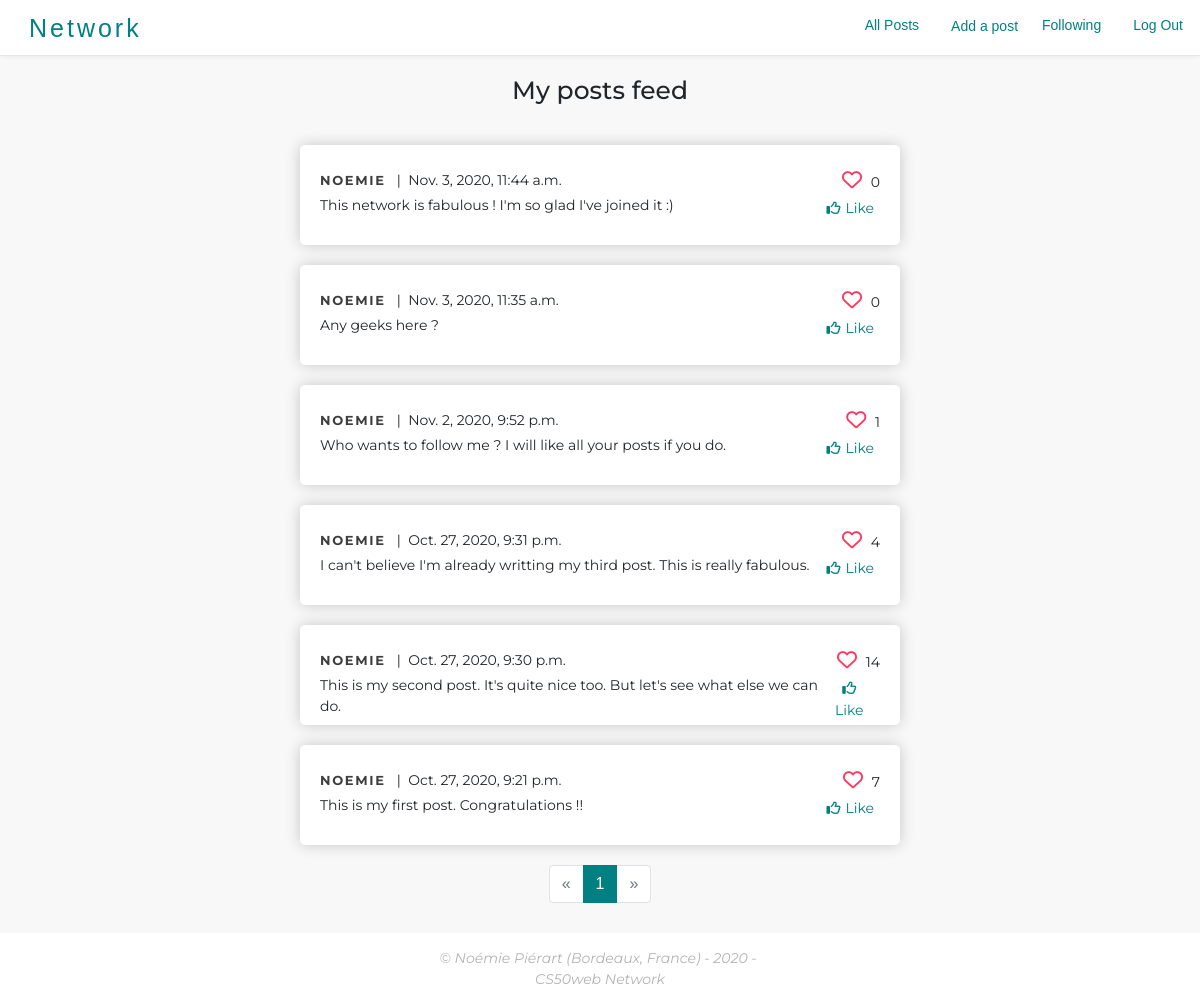
The page /3/following (signed in) on the database its author committed.
### network/models.py (models this page shows, shortened)
class Post(models.Model):
	post_author = models.ForeignKey(User, on_delete=models.CASCADE, related_name="post_author")
	likes_count = models.IntegerField()
	date = models.DateTimeField(default=datetime.now, blank=True)
	content = models.TextField()
	class Meta:
		ordering = ['-date']

class User(AbstractUser):
	followers_count = models.IntegerField(default=0)
	following_count = models.IntegerField(default=0)

### network/views.py (the view)
# urls.py: path("<int:user_id>/following", views.following, name="following"),
@login_required
def following(request, user_id):
    connections = Connection.objects.filter(following_user=user_id, connection_is_active=True)
    followed_users = []
    for connection in connections :
        followed_users.append(connection.followed_user)
    posts = []
    for user in followed_users :
        for post in Post.objects.filter(post_author=user) :
            posts.append(post)
    paginator = Paginator(posts, 10)
    page_number = request.GET.get('page')
    page_obj = paginator.get_page(page_number)
    return render(request, "network/following.html", {
        "page_obj": page_obj
    })

### network/templates/network/following.html (shortened to what this page needs)
{% extends "network/layout.html" %}
{% block body %}
    <h2 class="section-title">My posts feed </h2>
		{% for post in page_obj %}
			<div class="post-card" >
				<div class="d-flex justify-content-between">
					<div class="d-flex justify-content-start align-items-center">
						<p><span><a href="{% url 'show_user' post.post_author.id %}" class="post-card-username"><strong>{{post.post_author}}</strong></a>   |  {{post.date}}</span></p>
					</div>
           			<p class="total-likes"><i class="far fa-heart"></i> {{post.likes_count}}</p>
           		</div>
	            <div class="d-flex justify-content-between">
	            	<p>{{post.content}}</p>
	            	{% if user.is_authenticated %}
	            		<form action="{% url 'like' post.id %}" method="POST">
	            			{% if post in liked_posts %}
    							<button class="like_btn" type="submit"><i class="far fa-thumbs-down"></i>Unlike</button>
    						{% else %}
	    						<button class="like_btn" type="submit"><i class="far fa-thumbs-up"></i>Like</button>
    						{% endif %}
						</form>
					{% endif %}
				</div>
			</div>
		{% endfor %}
		<ul class="pagination justify-content-center">
		    {% if page_obj.has_previous %}
      			<li class="page-item"><a class="page-link" href="?page={{ page_obj.previous_page_number }}">&laquo;</a></li>
		    {% else %}
      			<li class="disabled page-item"><a class="page-link" href="#">&laquo;</a></li>
    		{% endif %}
		    {% for num in page_obj.paginator.page_range %}
      			{% ifequal num page_obj.number %}
        			<li class="active page-item"><a class="page-link" href="#">{{ num }}<span class="sr-only">(current)</span></a></li>
      			{% else %}
        			<li class="page-item"><a class="page-link" href="?page={{ num }}">{{ num }}</a></li>
      			{% endifequal %}
    		{% endfor %}
		    {% if page_obj.has_next %}
      			<li class="page-item"><a class="page-link" href="?page={{ page_obj.next_page_number }}">&raquo;</a></li>
    		{% else %}
      			<li class="disabled page-item"><a class="page-link" href="#">&raquo;</a></li>
    		{% endif %}
  		</ul>
{% endblock %}

### network/static/network/styles.css (style rules this page uses)
body { background-color: #F8F8F8; font-family: 'Amiri', sans-serif; position: relative; min-height: 100vh; text-decoration: none !important; }
h2 { text-align: center; font-size: 25px; padding: 20px; }
.section-title { text-align: center; font-family: 'Montserrat', sans-serif; }
i { color: #FF3860; font-size: 20px; border-radius: 5%; padding: 5px; }
.like_btn, .fa-thumbs-down, .fa-thumbs-up, .fa-edit { color: #008081 ; background: none !important; border: none !important; font-size: 14px }
a { text-decoration: none !important }
p { padding: 0px; margin: 0px; font-size: 14px; font-family: 'Montserrat', sans-serif; white-space: pre-wrap; }
.page-link { color: #008081 ; }
.page-item.active .page-link { z-index: 3; color: #fff; background-color: #008081; border-color: #008081 }

### network/static/network/components/post-card.css (style rules this page uses)
.post-card { overflow: hidden; height: 100px; background: white; box-shadow: 0 0 15px rgba(0,0,0,0.2); margin: 20px auto; max-width: 600px; font-family: 'Montserrat', sans-serif; border-radius: 5px; padding: 20px; }
.post-card-username { text-transform: uppercase; font-size: 13px; letter-spacing: 0.13em; color: #3e3e3e; text-decoration: none !important; }

### rows shown on the page
Post: post_author "NOEMIE", date "Nov. 3, 2020, 11:44 a.m.", likes_count "0", content "This network is fabulous ! I'm so glad I've joined it :)"
Post: post_author "NOEMIE", date "Nov. 3, 2020, 11:35 a.m.", likes_count "0", content "Any geeks here ?"
Post: post_author "NOEMIE", date "Nov. 2, 2020, 9:52 p.m.", likes_count "1", content "Who wants to follow me ? I will like all your posts if you do."
Post: post_author "NOEMIE", date "Oct. 27, 2020, 9:31 p.m.", likes_count "4", content "I can't believe I'm already writting my third post. This is really fabulous."
Post: post_author "NOEMIE", date "Oct. 27, 2020, 9:30 p.m.", likes_count "14", content "This is my second post. It's quite nice too. But let's see what else we can do."
Post: post_author "NOEMIE", date "Oct. 27, 2020, 9:21 p.m.", likes_count "7", content "This is my first post. Congratulations !!"

### other values the page prints
{{ num }} "1"
